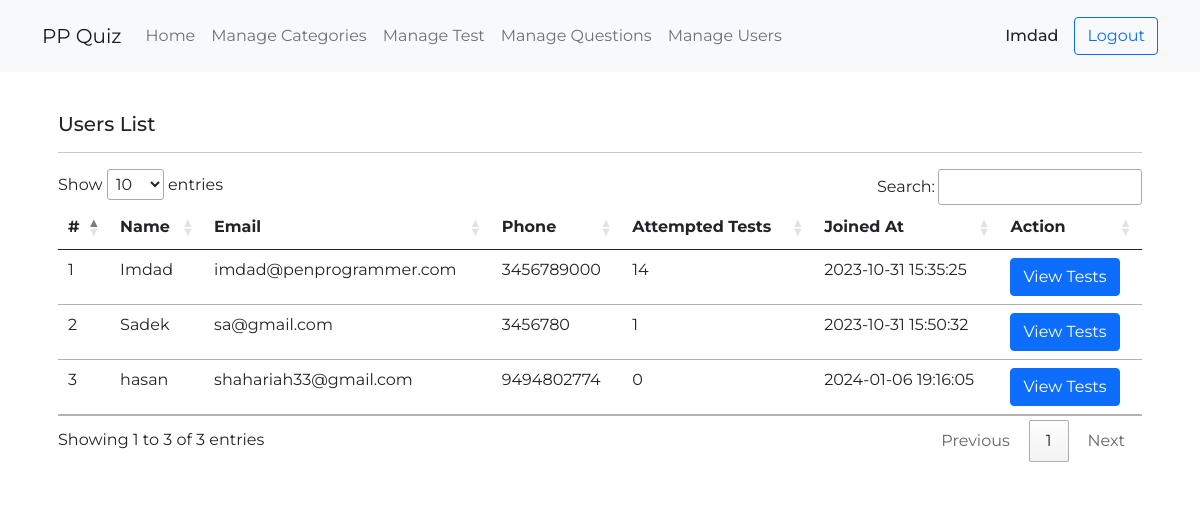
Page /manage_users.php (signed in) on the committed database.
### tables this page shows
CREATE TABLE `users` (
  `id` int(255) NOT NULL,
  `name` varchar(255) NOT NULL,
  `email` varchar(255) NOT NULL,
  `phone` varchar(255) NOT NULL,
  `password` varchar(255) NOT NULL,
  `status` varchar(255) NOT NULL DEFAULT 'active',
  `created_at` datetime NOT NULL DEFAULT current_timestamp()
);

### manage_users.php (the view)
<?php
    include('layout/header.php');
?>
<div class="container my-4">
    <div class="bg-white p-3 rounded">
        <h5>Users List</h5>
        <hr>
        <table class="table hover-table" id="ppTable">
            <thead>
                <tr>
                    <th>#</th>
                    <th>Name</th>
                    <th>Email</th>
                    <th>Phone</th>
                    <th>Attempted Tests</th>
                    <th>Joined At</th>
                    <th>Action</th>
                </tr>
            </thead>
            <tbody>
                <?php
                    $q = mysqli_query($conn, "SELECT * FROM users");
                    $serial = 1;
                    while($res = mysqli_fetch_array($q)){
                        $count = mysqli_num_rows(mysqli_query($conn, "SELECT * FROM test_records WHERE user_id = '$res[id]'"));
                        ?>
                            <tr>
                                <td><?= $serial++?></td>
                                <td><?= $res['name']?></td>
                                <td><?= $res['email']?></td>
                                <td><?= $res['phone']?></td>
                                <td><?= $count?></td>
                                <td><?= $res['created_at']?></td>
                                <td>
                                    <a href="test_list.php?user_id=<?= $res['id']?>" class="btn btn-primary">View Tests</a>
                                </td>
                            </tr>
                        <?php
                    }
                ?>
            </tbody>
        </table>
    </div>
</div>
<?php
    include('layout/footer.php');
?>

### layout/header.php (shortened to what this page needs)
<?php
require('./layout/conn.php');
if (!$_SESSION['email']) {
?>
    <script>
        location.replace('index.php');
    </script>
<?php
} else {
    $user = mysqli_fetch_assoc(mysqli_query($conn, "SELECT * FROM users WHERE `email` = '$_SESSION[email]'"));
}
?>
<!DOCTYPE html>
<html lang="en">
<head>
    <link href="https://cdn.jsdelivr.net/npm/bootstrap@5.0.2/dist/css/bootstrap.min.css" rel="stylesheet">
    <link rel="stylesheet" href="https://cdnjs.cloudflare.com/ajax/libs/font-awesome/6.4.2/css/all.min.css" />
    <link rel="stylesheet" href="//cdn.datatables.net/1.13.6/css/jquery.dataTables.min.css">
    <link rel="stylesheet" href="assets/style.css">
</head>
<body style="background-image: url('https://images.unsplash.com/photo-1532012197267-da84d127e765');">
    <nav class="navbar navbar-expand-lg navbar-light bg-light p-3">
        <div class="container">
            <a class="navbar-brand" href="#">PP Quiz</a>
            <div class="collapse navbar-collapse" id="navbarSupportedContent">
                <ul class="navbar-nav me-auto mb-2 mb-lg-0">
                    <li class="nav-item">
                        <a class="nav-link" aria-current="page" href="./dashboard.php">Home</a>
                    </li>
                    <?php
                    if ($user['status'] == 'admin') {
                    ?>
                        <li class="nav-item">
                            <a class="nav-link" aria-current="page" href="./manage_categories.php">Manage Categories</a>
                        </li>
                        <li class="nav-item">
                            <a class="nav-link" aria-current="page" href="./manage_tests.php">Manage Test</a>
                        </li>
                        <li class="nav-item">
                            <a class="nav-link" aria-current="page" href="./manage_questions.php">Manage Questions</a>
                        </li>
                        <li class="nav-item">
                            <a class="nav-link" aria-current="page" href="./manage_users.php">Manage Users</a>
                        </li>
                    <?php
                    }
                    ?>
                </ul>
                <div class="d-flex align-items-center gap-3">
                    <h4 class="mb-0 h6"><?= $user['name'] ?></h4>
                    <a class="btn btn-outline-primary" href="./layout/logout.php">Logout</a>
                </div>
            </div>
        </div>
    </nav>

### assets/style.css (style rules this page uses)
* { font-family: Montserrat; }

### rows in the picture
users: name "Imdad", email "imdad@penprogrammer.com", phone "3456789000", count "14", created_at "2023-10-31 15:35:25"
users: name "Sadek", email "sa@gmail.com", phone "3456780", count "1", created_at "2023-10-31 15:50:32"
users: name "hasan", email "shahariah33@gmail.com", phone "9494802774", count "0", created_at "2024-01-06 19:16:05"
